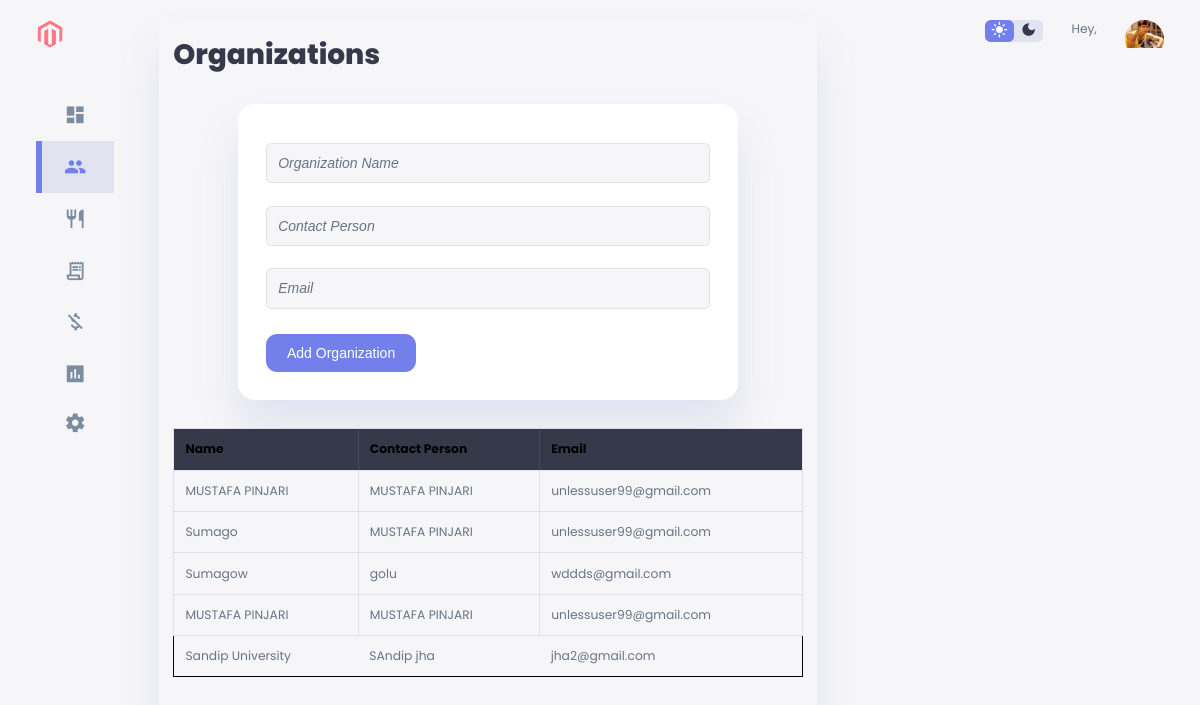
Screenshot of /Dashboard/organization/ with the database file from the repository.
### Dashboard/models.py (models this page shows, shortened)
class Organization(models.Model):
    name = models.CharField(max_length=255)  # Organization name
    contact_person = models.CharField(max_length=255, null=True)  # Make this field nullable
    email = models.EmailField(null=True)  # Make this field nullable
    address = models.TextField()  # Organization address
    contact_email = models.EmailField()  # Contact email

### Dashboard/views.py (the view, shortened to what this page needs)
# urls.py: path('organization/', organization, name='organization'),  # Organization page
def organization(request):
    organizations = Organization.objects.all()
    return render(request, 'organization.html', {'organizations': organizations})

### Dashboard/templates/organization.html (shortened to what this page needs)
{% load static %}
<!DOCTYPE html>
<html lang="en">
<head>
    <link rel="stylesheet" href="{% static 'css/style.css' %}" />
    <link rel="stylesheet" href="{% static 'css/organization.css' %}">
</head>
<body>
    <div class="container">
        <aside>
            <div class="top">
                <div class="logo">
                    <img src="{% static 'images/logo.png' %}" alt="Logo" />
                </div>
            </div>
            <div class="sidebar">
                <a href="{% url 'index' %}">
                    <span class="material-icons-sharp">dashboard</span>
                </a>
                <a href="{% url 'organization' %}" class="active">
                    <span class="material-icons-sharp">group</span>
                </a>
                <a href="{% url 'food-order' %}">
                    <span class="material-icons-sharp">restaurant</span>
                </a>
                <a href="{% url 'invoicing' %}">
                    <span class="material-icons-sharp">receipt_long</span>
                </a>
                <a href="{% url 'expense' %}">
                    <span class="material-icons-sharp">money_off</span>
                </a>
                <a href="{% url 'reports' %}">
                    <span class="material-icons-sharp">assessment</span>
                </a>
                <a href="{% url 'profile' %}">
                    <span class="material-icons-sharp">settings</span>
                </a>
            </div>
        </aside>
        <main>
            <h1>Organizations</h1>
            <form id="organization-form" method="POST">
                <input type="text" name="name" placeholder="Organization Name" required>
                <input type="text" name="contact_person" placeholder="Contact Person" required>
                <input type="email" name="email" placeholder="Email" required>
                <button type="submit">Add Organization</button>
            </form>
            <table>
                <thead>
                    <tr>
                        <th>Name</th>
                        <th>Contact Person</th>
                        <th>Email</th>
                    </tr>
                </thead>
                <tbody>
                    {% for organization in organizations %}
                    <tr>
                        <td>{{ organization.name }}</td>
                        <td>{{ organization.contact_person }}</td>
                        <td>{{ organization.email }}</td>
                    </tr>
                    {% endfor %}
                </tbody>
            </table>
        </main>
        <div class="right">
            <div class="top">
                <div class="theme-toggler">
                    <span class="material-icons-sharp active"> light_mode </span>
                    <span class="material-icons-sharp"> dark_mode </span>
                </div>
                <div class="profile">
                    <div class="info">
                        <p>Hey, <b>{{ user.username }}</b></p>
                    </div>
                    <div class="profile-photo">
                        <img src="{% static 'images/sallu-bhai.jpg' %}" alt="Profile Picture" />
                    </div>
                </div>
            </div>
        </div>
    </div>
</body>
</html>

### Dashboard/static/css/style.css (style rules this page uses)
:root { --color-primary: #7380ec; --color-danger: #ff7782; --color-success: #41f1b6; --color-warning: #ffbb55; --color-white: #fff; --color-info-dark: #7d8da1; --color-info-light: #dce1eb; --color-dark: #363949; --color-light: rgba(132, 139, 200, 0.18); --color-primary-variant: #111e88; --color-dark-variant: #677483; --color-background: #f6f6f9; --card-border-radius: 2rem; --border-radius-1: 0.4rem; --border-radius-2: 0.8rem; --border-radius-3: 1.2rem; --card-padding: 1.8rem; --padding-1: 1.2rem; --box-shadow: 0 2rem 3rem var(--color-light); }
* { margin: 0; padding: 0; outline: 0; appearance: none; border: 0; text-decoration: none; list-style: none; box-sizing: border-box; }
html { font-size: 14px; }
body { width: 100vw; height: 100vh; font-family: poppins, sans-serif; font-size: 0.88rem; background: var(--color-background); user-select: none; overflow-x: hidden; color: var(--color-dark); }
.container { display: grid; width: 96%; margin: 0 auto; gap: 1.8rem; grid-template-columns: 14rem auto 23rem; }
a { color: var(--color-dark); }
img { display: block; width: 100%; }
h1 { font-size: 2rem; font-weight: 800; }
.profile-photo { width: 2.8rem; height: 2.8rem; border-radius: 50%; overflow: hidden; }
p { color: var(--color-dark-variant); }
aside { height: 100vh; }
aside .top { display: flex; align-items: center; justify-content: space-between; margin-top: 1.4rem; }
aside .logo { display: flex; gap: 0.8rem; }
aside .logo img { width: 2rem; height: 2rem; }
aside .sidebar { display: flex; flex-direction: column; height: 86vh; position: relative; top: 3rem; }
aside .sidebar a { display: flex; color: var(--color-info-dark); margin-left: 2rem; gap: 1rem; align-items: center; position: relative; height: 3.7rem; transition: all 300ms ease; }
aside .sidebar a span { font-size: 1.6rem; transition: all 300ms ease; }
aside .sidebar a:last-child { position: absolute; bottom: 2rem; width: 100%; }
aside .sidebar a.active { background: var(--color-light); color: var(--color-primary); margin-left: 0; }
aside .sidebar a.active:before { content: ""; width: 6px; height: 100%; background: var(--color-primary); }
aside .sidebar a.active span { color: var(--color-primary); margin-left: calc(1rem - 6px); }
main { margin-top: 1.4rem; padding: 1rem; background: var(--color-background); border-radius: var(--border-radius-2); box-shadow: 0 2rem 3rem var(--color-light); }
main table tbody td { height: 2.8rem; border-bottom: 1px solid var(--color-light); color: var(--color-dark-variant); }
main table tbody tr:last-child td { border: none; }
.right { margin-top: 1.4rem; }
.right .top { display: flex; justify-content: end; gap: 2rem; }
.right .theme-toggler { background: var(--color-light); display: flex; justify-content: space-between; align-items: center; height: 1.6rem; width: 4.2rem; cursor: pointer; border-radius: var(--border-radius-1); }
.right .theme-toggler span { font-size: 1.2rem; width: 50%; height: 100%; display: flex; align-items: center; justify-content: center; }
.right .theme-toggler span.active { background: var(--color-primary); color: white; border-radius: var(--border-radius-1); }
.right .top .profile { display: flex; gap: 2rem; text-align: right; }
@media screen and (max-width: 1200px) { .container { width: 94%; grid-template-columns: 7rem auto 23rem; } }
@media screen and (max-width: 1200px) { aside .sidebar a { width: 5.6rem; } }
@media screen and (max-width: 1200px) { aside .sidebar a:last-child { position: relative; margin-top: 1.8rem; } }
table { width: 100%; border-collapse: collapse; margin-top: 1rem; }
table th, table td { padding: 0.8rem; border: 1px solid var(--color-light); text-align: left; }
button { margin-top: 1rem; padding: 0.5rem 1rem; background-color: var(--color-primary); color: var(--color-white); border: none; border-radius: var(--border-radius-1); cursor: pointer; }
p, small { font-size: 0.875rem; color: var(--color-dark-variant); }

### rows the page displays
Organization: name "MUSTAFA PINJARI", contact_person "MUSTAFA PINJARI", email "unlessuser99@gmail.com"
Organization: name "Sumago", contact_person "MUSTAFA PINJARI", email "unlessuser99@gmail.com"
Organization: name "Sumagow", contact_person "golu", email "wddds@gmail.com"
Organization: name "MUSTAFA PINJARI", contact_person "MUSTAFA PINJARI", email "unlessuser99@gmail.com"
Organization: name "Sandip University", contact_person "SAndip jha", email "jha2@gmail.com"
